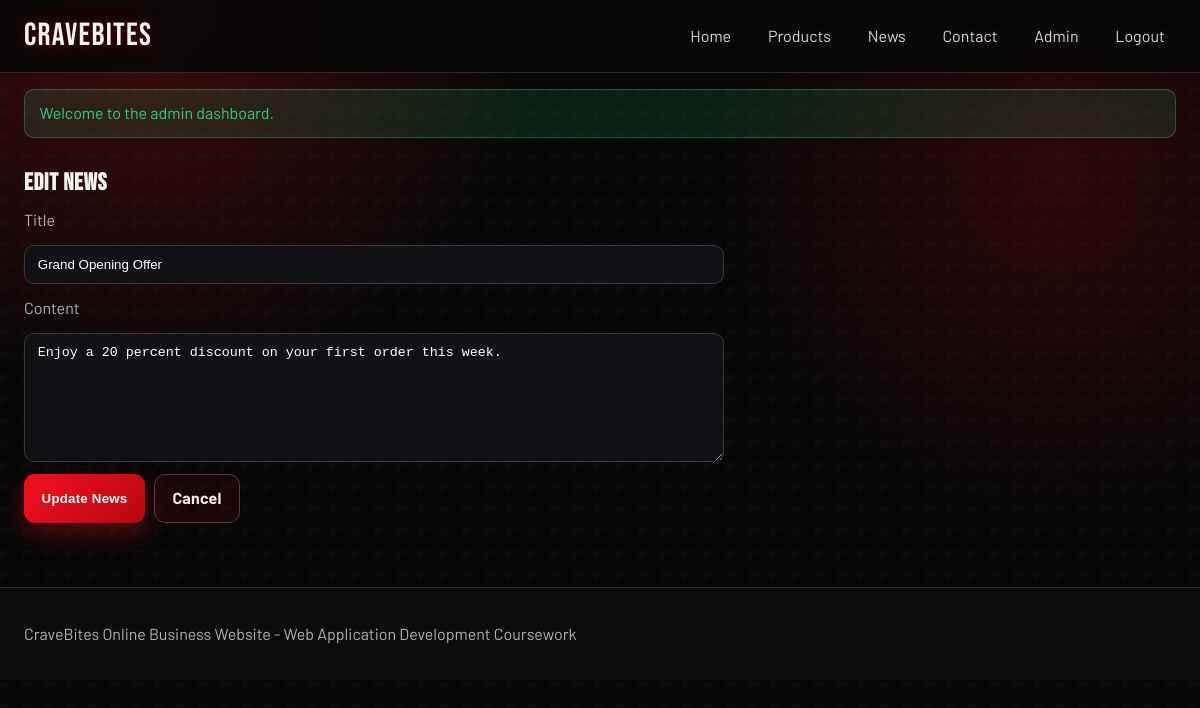
The app's page /.history/admin/news_form_20260317170308.php?id=1 (signed in) with its own data.
### tables this page shows
CREATE TABLE IF NOT EXISTS news (
    id INT AUTO_INCREMENT PRIMARY KEY,
    title VARCHAR(200) NOT NULL,
    body TEXT NOT NULL,
    published_at TIMESTAMP DEFAULT CURRENT_TIMESTAMP
);

### includes/functions.php (called while the page is built, shortened)
<?php
function escape(?string $value): string
{
    return htmlspecialchars($value ?? '', ENT_QUOTES, 'UTF-8');
}
function base_path(): string
{
    static $basePath = null;
    if ($basePath !== null) {
        return $basePath;
    }
    $scriptName = str_replace('\\', '/', $_SERVER['SCRIPT_NAME'] ?? '');
    $dir = str_replace('\\', '/', dirname($scriptName));
    $dir = rtrim($dir, '/');
    if (substr($dir, -6) === '/admin') {
        $dir = substr($dir, 0, -6);
    }
    $basePath = $dir;
    return $basePath;
}
function url(string $path = ''): string
{
    $base = base_path();
    return ($base !== '' ? $base : '') . '/' . ltrim($path, '/');
}

### .history/admin/news_form_20260317170308.php (the view, shortened to what this page needs)
<?php
require_once __DIR__ . '/../includes/bootstrap.php';
$id = (int) ($_GET['id'] ?? 0);
$isEdit = $id > 0;
$news = [
    'title' => '',
    'body' => '',
];
if ($isEdit) {
    $stmt = $pdo->prepare('SELECT id, title, body FROM news WHERE id = :id');
    $stmt->execute([':id' => $id]);
    $existing = $stmt->fetch();
    $news = $existing;
}
$pageTitle = $isEdit ? 'Edit News' : 'Add News';
require_once __DIR__ . '/../includes/header.php';
?>
<section class="wrap section">
    <h1><?php echo escape($pageTitle); ?></h1>
    <form class="form" method="post" action="<?php echo url('admin/news_form.php' . ($isEdit ? '?id=' . $id : '')); ?>">
        <label for="title">Title</label>
        <input id="title" name="title" type="text" value="<?php echo escape($news['title']); ?>" required>
        <label for="body">Content</label>
        <textarea id="body" name="body" rows="7" required><?php echo escape($news['body']); ?></textarea>
        <div class="row-gap">
            <button class="btn" type="submit"><?php echo $isEdit ? 'Update News' : 'Create News'; ?></button>
            <a class="btn btn-outline" href="<?php echo url('admin/news.php'); ?>">Cancel</a>
        </div>
    </form>
</section>
<?php require_once __DIR__ . '/../includes/footer.php'; ?>

### public/css/styles.css (style rules this page uses)
:root { --bg: #070707; --bg-elev: #0f0f10; --ink: #f8f5f1; --brand: #f20f1f; --brand-strong: #b80712; --brand-soft: #ff5d66; --card: #141416; --card-2: #1a1a1d; --muted: #b8afb2; --line: #2a2a2f; --ok: #29d17e; --danger: #ff6161; --radius: 16px; --shadow: 0 20px 50px rgba(0, 0, 0, 0.45); }
* { box-sizing: border-box; }
body { margin: 0; font-family: "Barlow", "Segoe UI", sans-serif; color: var(--ink); background: radial-gradient(circle at 12% 0%, rgba(242, 15, 31, 0.25) 0, transparent 30%), radial-gradient(circle at 88% 22%, rgba(184, 7, 18, 0.22) 0, transparent 28%), linear-gradient(145deg, rgba(255, 255, 255, 0.015) 25%, transparent 25%) 0 0 / 22px 22px, var(--bg); min-height: 100vh; line-height: 1.55; }
.wrap { width: min(1480px, 96%); margin: 0 auto; }
h1, h2, h3 { font-family: "Bebas Neue", sans-serif; letter-spacing: 0.7px; margin: 0 0 0.7rem; line-height: 1.1; }
.btn { display: inline-block; border: none; cursor: pointer; text-decoration: none; background: linear-gradient(135deg, var(--brand) 0%, var(--brand-strong) 100%); color: #fff; font-weight: 700; letter-spacing: 0.2px; border-radius: 11px; padding: 0.7rem 1.1rem; box-shadow: 0 10px 24px rgba(242, 15, 31, 0.35); transition: transform 0.2s ease, filter 0.2s ease, box-shadow 0.2s ease; }
.btn-outline { border: 1px solid #62343a; background: rgba(242, 15, 31, 0.08); color: #ffe8ea; box-shadow: none; }
.section { padding: 2rem 0; }
.card-body p, .news-card p, .news-item p, .stat-card p, small, label { color: var(--muted); }
.form { max-width: 700px; display: grid; gap: 0.75rem; }
input, textarea { width: 100%; padding: 0.7rem 0.8rem; color: #fff; border: 1px solid #39393f; border-radius: 10px; background: #111115; }
.row-gap { display: flex; gap: 0.55rem; }
.hero-grid, .section, .card, .news-card, .news-item, .stat-card { animation: rise-in 0.6s ease both; }

### records on screen
news: title "Grand Opening Offer", body "Enjoy a 20 percent discount on your first order this week."

### other values on screen
$flash['message'] "Welcome to the admin dashboard."
$pageTitle "Edit News"
